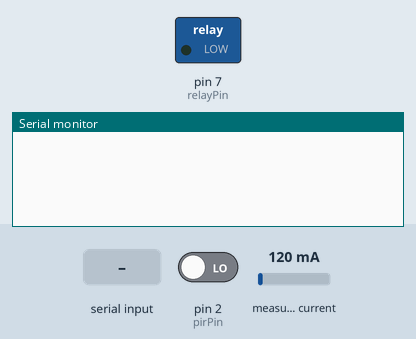
The sketch below on a simulated Arduino Uno, built with avr-gcc and run on an emulated ATmega328P. Parts: switched loads named in the sketch (green lamp = pin HIGH), the last lines printed to the serial monitor. The inputs (shaded band) are chosen by the test bench; at power-on: pin 2 (pirPin) LOW, measured current 120 mA.

Above: at 1.2 s.
1.3 s: "curr," received over Serial
At 4.0 s:
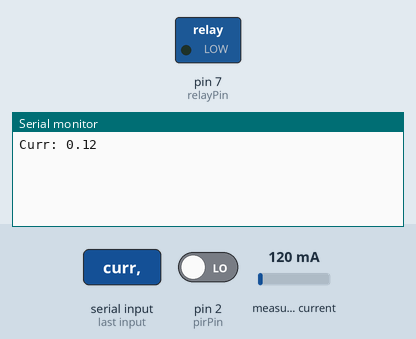
4.3 s: "pir," received over Serial
At 7.2 s:
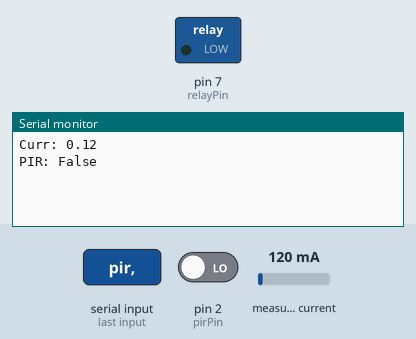

The sketch:

main.ino
```cpp
#include "EmonLib.h"

EnergyMonitor emon1;


int pirPin = 2;                 // PIR In pin
int relayPin = 7;               // Relay Out pin
int ampmeterPin = A1;           // Amperemeter In pin

int pirStat = "";                // PIR status
String key = "";
String data = "";

void sendData(String key, String data){
  Serial.println(key + ": " + data);
  delay(10);
}

void sendCurrData(){
  double data = emon1.calcIrms(1480);
  sendData("Curr", String(data,2));
}

void receiveData(){
  key = "";
  data = "";
  if (Serial.available()) {
    delay(10);
    while (Serial.available() > 0) {
      key = Serial.readStringUntil(',');
      data = Serial.readStringUntil('\n');
    }
    Serial.flush();
  }
}

void setup() {
  Serial.begin(9600);
  pinMode(pirPin, INPUT);
  pinMode(relayPin, OUTPUT);
  emon1.current(ampmeterPin, 60);
}

void loop() {
  if (key =="curr"){
    sendCurrData();
  } else if (key == "relay") {
    if (data == "HIGH"){
      digitalWrite(relayPin, HIGH); //LIGA
    }else {
      digitalWrite(relayPin, LOW); //DESLIGA
    }
  } else if (key == "pir"){
    pirStat = digitalRead(pirPin);
    if (pirStat == HIGH) {
      sendData("PIR", "True");
    } else {
      sendData("PIR", "False");
    }
  }

  receiveData();
  delay(500);
}
```

Measured:
- after the input at 1.3 s, the serial monitor: prints a new line after 1.9 s (image 1)
- after the input at 4.3 s, the serial monitor: prints a new line after 1.9 s (image 2)
